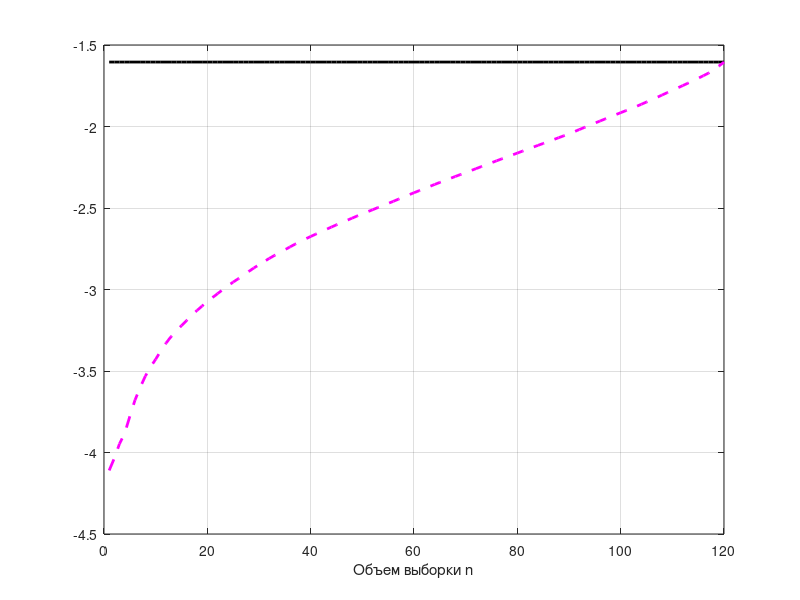
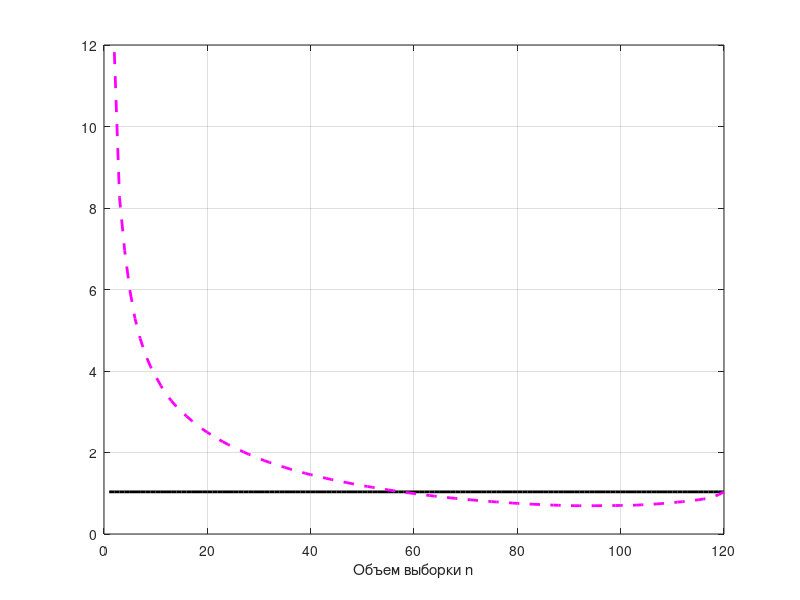

Write MATLAB code to recreate these figures, in order.
X_ = csvread("./data/x.csv");
X_ = sort(X_);
n_max = length(X_);

%printf("Введите объем выборки (целое от 1 до %d включительно):\n\t", n_max);
%n = str2double(input("N = ", "s"));
n = n_max;
begin = 1;

X = X_(1:n);
mu = sum(X) / n;

if (n > 1)
    s_square = sum((X - mu).^2) / (n - 1);
else
    s_square = 0;
endif

printf("Введите уровень доверия (вещественное от 0 до 1 включительно):\n\t");
gamma = str2double(input("gamma = ", "s"));

printf("\nТочечные оценки MX и DX:\n");
printf("\tmu       = %+.4f\n\tS_square = %+.4f\n", mu, s_square);

s = sqrt(s_square);

t = tinv((1 + gamma) / 2, n - 1);
n_sqrt = sqrt(n);

mu_low = mu - s * t / n_sqrt;
mu_high = mu + s * t / n_sqrt;

printf("\nНижняя и верхняя границы для gamma-доверительного интервала для\
        \nматематического ожидания MX:\n");
printf("\tmu_low  = %+.4f\n\tmu_high = %+.4f\n", mu_low, mu_high);

h_low = chi2inv((1 + gamma) / 2, n - 1);
h_high = chi2inv((1 - gamma) / 2, n - 1);
sigma_low = (n - 1) * s_square / h_low;
sigma_high = (n - 1) * s_square / h_high;

printf("\nНижняя и верхняя границы для gamma-доверительного интервала для\
        \nматематического ожидания DX:\n");
printf("\tsigma_low  = %+.4f\n\tsigma_high = %+.4f\n", sigma_low, sigma_high);

mu_n = zeros(n - begin + 1, 1) + mu;
mu_N = zeros(n - begin + 1, 1);
mu_low_N = zeros(n - begin + 1, 1);
mu_high_N = zeros(n - begin + 1, 1);

for n_i = begin:n
    t_i = tinv((1 + gamma) / 2, n_i - 1);
    mu_N(n_i - begin + 1) = sum(X(1:n_i)) / n_i;
    mu_low_N(n_i - begin + 1) = mu_N(n_i - begin + 1) - s * t_i / sqrt(n_i);
    mu_high_N(n_i - begin + 1) = mu_N(n_i - begin + 1) + s * t_i / sqrt(n_i);
endfor;

figure;
p1 = plot((begin:n), mu_n, "Color", "black", "linestyle", "-", "linewidth", 2);
hold on;
p2 = plot((begin:n), mu_N, "Color", "magenta", "linestyle", "--", "linewidth", 2);
p3 = plot((begin:n), mu_low_N, "Color", "red", "linestyle", "-.", "linewidth", 2);
p4 = plot((begin:n), mu_high_N, "Color", "blue", "linestyle", ":", "linewidth", 2);
hold off;
xlabel("Объем выборки n");
grid on;

s_square_n = zeros(n - begin + 1, 1) + s_square;
s_square_N = zeros(n - begin + 1, 1);
sigma_low_N = zeros(n - begin + 1, 1);
sigma_high_N = zeros(n - begin + 1, 1);

for n_i = begin:n
    s_square_N(n_i - begin + 1) = sum((X(1:n_i) - mu).^2) / (n_i - 1);
    h_low_i = chi2inv((1 + gamma) / 2, n_i - 1);
    h_high_i = chi2inv((1 - gamma) / 2, n_i - 1);
    sigma_low_N(n_i - begin + 1) = (n_i - 1) * s_square_N(n_i - begin + 1) / h_low_i;
    sigma_high_N(n_i - begin + 1) = (n_i - 1) * s_square_N(n_i - begin + 1) / h_high_i;
endfor;

figure;
p1 = plot((begin:n), s_square_n, "Color", "black", "linestyle", "-", "linewidth", 2);
hold on;
p2 = plot((begin:n), s_square_N, "Color", "magenta", "linestyle", "--", "linewidth", 2);
p3 = plot((begin:n), sigma_low_N, "Color", "red", "linestyle", "-.", "linewidth", 2);
p4 = plot((begin:n), sigma_high_N, "Color", "blue", "linestyle", ":", "linewidth", 2);
hold off;
xlabel("Объем выборки n");
grid on;

